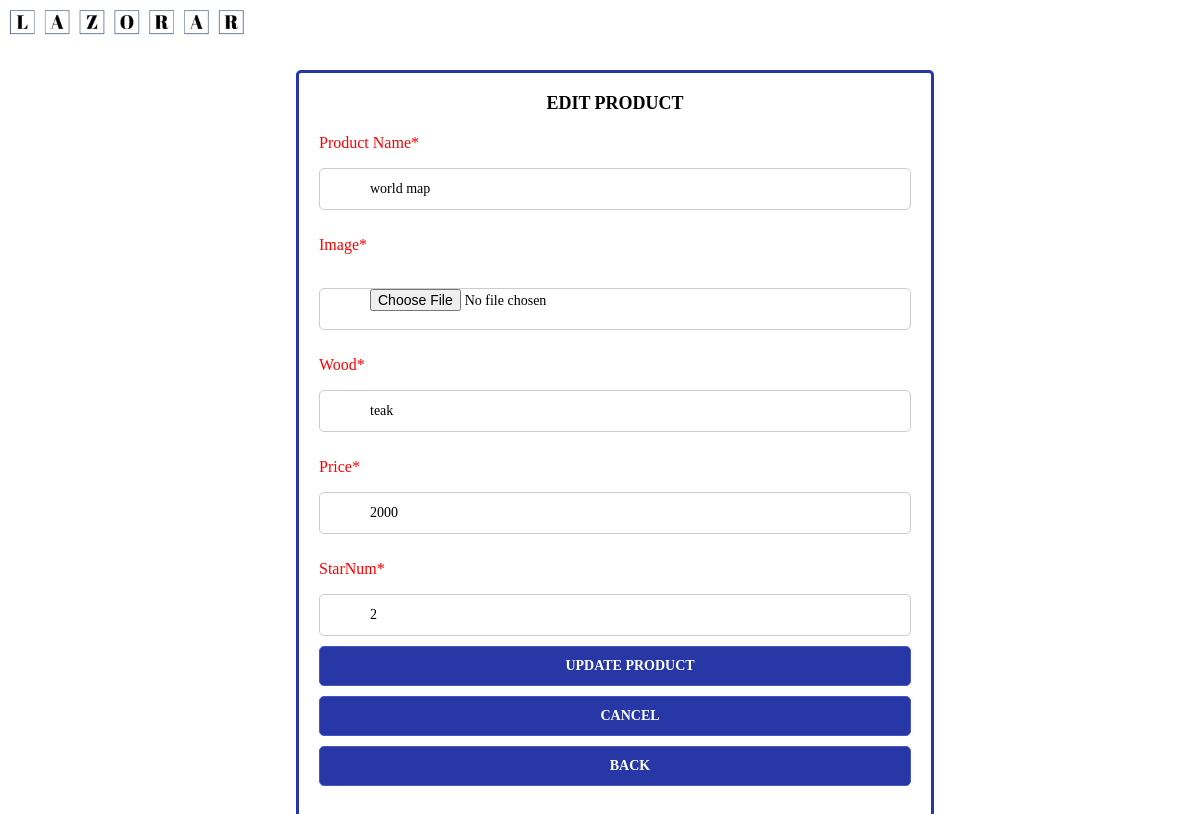
Screenshot of /admin/pro-update.php?edit=2 with the database file from the repository.
### tables this page shows
CREATE TABLE `product` (
  `proId` int(11) NOT NULL,
  `proName` varchar(100) NOT NULL,
  `wood` varchar(100) NOT NULL,
  `price` int(11) NOT NULL,
  `proPic` varchar(500) NOT NULL,
  `star` int(10) NOT NULL
);

### admin/pro-update.php (the view, shortened to what this page needs)
<?php
require 'connection.php';
?>
<!DOCTYPE html>
<html lang="en">
<head>
	<link rel="stylesheet" href="form.css">
</head>
<body>
	<div class="imgAddItem">
		<a href="adminPanel.php"><img src="image/logo.png" alt="Lazorar"></a>
	</div>
	<div class="login-block">
		<?php
		if (isset($_GET['edit'])) {
			$edit_id = $_GET['edit'];
			$edit_query = mysqli_query($con, "SELECT * FROM `product` WHERE proId = $edit_id");
			if (mysqli_num_rows($edit_query) > 0) {
				while ($fetch_edit = mysqli_fetch_assoc($edit_query)) {
					?>
					<form action="" method="POST" enctype="multipart/form-data">
						<h1>EDIT PRODUCT</h1>
						<p>Product Name*</p>
						<input type="text" name="updateProName" required value="<?php echo $fetch_edit['proName']; ?>">
						<p>Image*</p>
						<input type="file" name="updateImage" accept="image/png, image/jpg, image/jpeg">
						<p>Wood*</p>
						<input type="text" name="updateWood" required value="<?php echo $fetch_edit['wood']; ?>">
						<p>Price*</p>
						<input type="text" name="updatePrice" required value="<?php echo $fetch_edit['price']; ?>">
						<p>StarNum*</p>
						<input type="text" name="updateStar" required value="<?php echo $fetch_edit['star']; ?>">
						<input type="submit" class="btn" value="Update product" name="update">
						<input type="reset" value="cancel" id="close-edit" class="btn">
					</form>
					<a href="itemtable.php"><input type="submit" class="btn" value="back" name="addProduct"></a>
					<?php
				}
			}
		}
		?>

### admin/form.css (style rules this page uses)
body { background: url('image/sale.jpg') no-repeat fixed center center; background-size: cover; font-family: Montserrat; }
.imgAddItem img { width: 20%; margin-bottom: 15px; }
.login-block { margin-top:1rem; margin-left:18rem; margin-right: 25px; width: 50%; padding: 20px; background: #fff; border-radius: 5px; border: 3px solid #2837a6; }
.login-block h1 { text-align: center; color: #000; font-size: 18px; text-transform: uppercase; margin-top: 0; margin-bottom: 20px; }
.login-block input { width: 100%; height: 42px; box-sizing: border-box; border-radius: 5px; border: 1px solid #ccc; margin-bottom: 10px; font-size: 14px; font-family: Montserrat; padding: 0 20px 0 50px; outline: none; }
.login-block .btn { width: 100%; height: 40px; background: #2837a6; box-sizing: border-box; border-radius: 5px; border: 1px solid #4756c7; color: #fff; font-weight: bold; text-transform: uppercase; font-size: 14px; font-family: Montserrat; outline: none; cursor: pointer; }
p { color: red; }

### rows the page displays
product: updateProName "world map", updateWood "teak", updatePrice "2000", updateStar "2"
